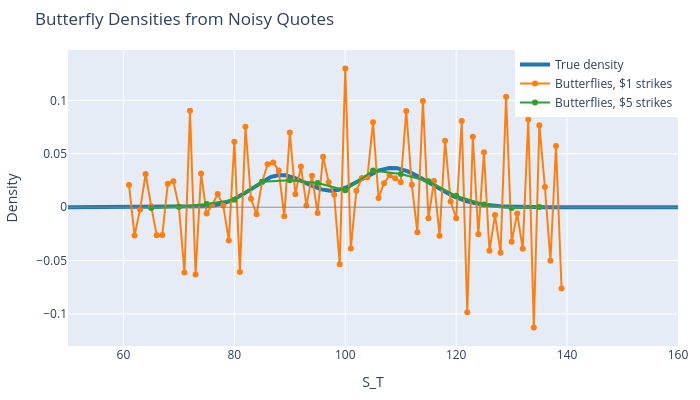

The code cell stored with this chart in its notebook:
### Markdown cell above
## Why the raw recipe fails on real quotes

Everything above used exact prices on a strike grid 5 cents apart. Real
options list at a handful of strikes, often \$1 to \$5 apart, and each quote
is only known to within its bid-ask spread. Both hurt the second difference:

- **Spacing** $h$ adds bias of order $h^2 C''''$, which smears sharp features
  such as the event's two humps.
- **Noise** $\varepsilon$ in each price becomes noise of order
  $\varepsilon/h^2$ in the density, because three noisy prices are combined
  and divided by $h^2$.

Shrinking $h$ reduces the first and inflates the second. Below, the event
stock's calls are quoted with two cents of random error, a small fraction of a
typical spread, at \$1 and \$5 spacing.

### Code cell
rng = np.random.default_rng(0)
noise = 0.02  # standard deviation of quote error, $

fig = go.Figure()
fig.add_trace(
    go.Scatter(
        x=K,
        y=mixture_density(K),
        mode="lines",
        name="True density",
        line={"width": 4, "color": colors[0]},
    )
)
for color, spacing in zip(colors[1:], [1.0, 5.0]):
    strikes = np.arange(60.0, 140.0 + spacing / 2, spacing)
    quotes = mixture_call(strikes) + rng.normal(0.0, noise, strikes.size)
    density = butterfly_density(quotes, spacing, T, r)
    fig.add_trace(
        go.Scatter(
            x=strikes[1:-1],
            y=density,
            mode="lines+markers",
            name=f"Butterflies, ${spacing:g} strikes",
            line={"width": 2, "color": color},
        )
    )
    print(
        f"${spacing:g} strikes: noise scale {np.exp(r * T) * noise * np.sqrt(6) / spacing**2:.4f}, "
        f"negative densities at {np.sum(density < 0)} of {density.size} strikes"
    )
fig.add_hline(y=0, line={"width": 1, "color": "gray"})
fig.update_layout(
    title="Butterfly Densities from Noisy Quotes",
    xaxis_title="S_T",
    yaxis_title="Density",
    width=700,
    height=400,
    margin={"l": 60, "r": 20, "t": 50, "b": 50},
    legend={"x": 1, "xanchor": "right", "y": 1, "yanchor": "top"},
)
fig.write_image("output/noisy_butterflies.png", scale=2)
fig.show()

### Figure 1 — Plotly figure (JSON) as saved in the notebook; plotly's stock layout.template omitted (floating-point values rounded to 4 significant figures; data arrays with more than 128 entries replaced by an {"elided": "..."} marker saying what was removed)
{"data": [{"line": {"color": "#1f77b4", "width": 4}, "mode": "lines", "name": "True density", "type": "scatter", "x": {"elided": "2201 float values"}, "y": {"elided": "2201 float values"}}, {"line": {"color": "#ff7f0e", "width": 2}, "mode": "lines+markers", "name": "Butterflies, $1 strikes", "type": "scatter", "x": [61.0, 62.0, 63.0, 64.0, 65.0, 66.0, 67.0, 68.0, 69.0, 70.0, 71.0, 72.0, 73.0, 74.0, 75.0, 76.0, 77.0, 78.0, 79.0, 80.0, 81.0, 82.0, 83.0, 84.0, 85.0, 86.0, 87.0, 88.0, 89.0, 90.0, 91.0, 92.0, 93.0, 94.0, 95.0, 96.0, 97.0, 98.0, 99.0, 100.0, 101.0, 102.0, 103.0, 104.0, 105.0, 106.0, 107.0, 108.0, 109.0, 110.0, 111.0, 112.0, 113.0, 114.0, 115.0, 116.0, 117.0, 118.0, 119.0, 120.0, 121.0, 122.0, 123.0, 124.0, 125.0, 126.0, 127.0, 128.0, 129.0, 130.0, 131.0, 132.0, 133.0, 134.0, 135.0, 136.0, 137.0, 138.0, 139.0], "y": [0.02081, -0.02642, -0.002122, 0.03107, 0.000912, -0.02625, -0.02614, 0.022, 0.02433, 0.0004701, -0.06119, 0.09044, -0.06311, 0.03151, -0.005858, 0.002088, 0.01226, 0.001482, -0.03118, 0.06141, -0.06083, 0.07529, 0.007891, -0.00663, 0.02363, 0.04029, 0.04191, 0.03426, -0.008618, 0.06996, 0.01203, 0.03804, 0.001654, 0.02937, -0.005382, 0.04732, 0.02345, 0.01153, -0.05336, 0.1299, -0.03881, 0.01537, 0.02735, 0.02812, 0.07955, 0.008644, 0.02251, 0.03002, 0.02708, 0.02345, 0.09006, 0.02091, -0.02348, 0.09941, -0.01038, 0.02441, -0.02669, 0.06235, 0.005239, -0.01038, 0.08064, -0.09847, 0.06596, -0.02543, 0.05136, -0.04087, -0.00738, -0.0426, 0.1035, -0.03241, -0.006023, -0.03905, 0.08217, -0.1127, 0.07684, 0.01897, -0.05013, 0.05737, -0.07609]}, {"line": {"color": "#2ca02c", "width": 2}, "mode": "lines+markers", "name": "Butterflies, $5 strikes", "type": "scatter", "x": [65.0, 70.0, 75.0, 80.0, 85.0, 90.0, 95.0, 100.0, 105.0, 110.0, 115.0, 120.0, 125.0, 130.0, 135.0], "y": [-0.0007826, 0.0004784, 0.002878, 0.00693, 0.02376, 0.02526, 0.02256, 0.0159, 0.03426, 0.03117, 0.02427, 0.01066, 0.002502, -0.0008257, 0.0001698]}], "layout": {"height": 400, "legend": {"x": 1, "xanchor": "right", "y": 1, "yanchor": "top"}, "margin": {"b": 50, "l": 60, "r": 20, "t": 50}, "shapes": [{"line": {"color": "gray", "width": 1}, "type": "line", "x0": 0, "x1": 1, "xref": "x domain", "y0": 0, "y1": 0, "yref": "y"}], "title": {"text": "Butterfly Densities from Noisy Quotes"}, "width": 700, "xaxis": {"title": {"text": "S_T"}}, "yaxis": {"title": {"text": "Density"}}}}
